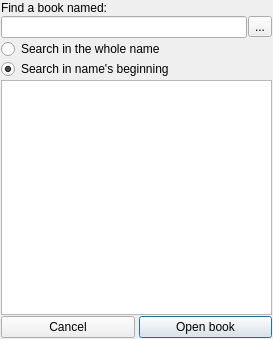
<?xml version="1.0" encoding="UTF-8"?>
<ui version="4.0">
 <class>bookfind</class>
 <widget class="QDialog" name="bookfind">
  <property name="geometry">
   <rect>
    <x>0</x>
    <y>0</y>
    <width>273</width>
    <height>339</height>
   </rect>
  </property>
  <property name="windowTitle">
   <string>find book by name</string>
  </property>
  <property name="layoutDirection">
   <enum>Qt::LeftToRight</enum>
  </property>
  <layout class="QVBoxLayout" name="verticalLayout">
   <property name="spacing">
    <number>1</number>
   </property>
   <property name="leftMargin">
    <number>1</number>
   </property>
   <property name="topMargin">
    <number>1</number>
   </property>
   <property name="rightMargin">
    <number>1</number>
   </property>
   <property name="bottomMargin">
    <number>1</number>
   </property>
   <item>
    <widget class="QLabel" name="label_3">
     <property name="text">
      <string>Find a book named:</string>
     </property>
    </widget>
   </item>
   <item>
    <widget class="QWidget" name="widget" native="true">
     <layout class="QHBoxLayout" name="horizontalLayout_2">
      <property name="spacing">
       <number>1</number>
      </property>
      <property name="leftMargin">
       <number>0</number>
      </property>
      <property name="topMargin">
       <number>0</number>
      </property>
      <property name="rightMargin">
       <number>0</number>
      </property>
      <property name="bottomMargin">
       <number>0</number>
      </property>
      <item>
       <widget class="QLineEdit" name="lineEdit">
        <property name="text">
         <string/>
        </property>
       </widget>
      </item>
      <item>
       <widget class="QToolButton" name="clearSearchBTN">
        <property name="text">
         <string>...</string>
        </property>
        <property name="icon">
         <iconset resource="../Orayta.qrc">
          <normaloff>:/Icons/edit-delete.png</normaloff>:/Icons/edit-delete.png</iconset>
        </property>
       </widget>
      </item>
     </layout>
    </widget>
   </item>
   <item>
    <widget class="QWidget" name="radioGRP" native="true">
     <layout class="QVBoxLayout" name="verticalLayout_2">
      <property name="spacing">
       <number>0</number>
      </property>
      <property name="leftMargin">
       <number>0</number>
      </property>
      <property name="topMargin">
       <number>0</number>
      </property>
      <property name="rightMargin">
       <number>0</number>
      </property>
      <property name="bottomMargin">
       <number>0</number>
      </property>
      <item>
       <widget class="QRadioButton" name="radioButton">
        <property name="text">
         <string>Search in the whole name</string>
        </property>
       </widget>
      </item>
      <item>
       <widget class="QRadioButton" name="radioButton_2">
        <property name="text">
         <string>Search in name's beginning</string>
        </property>
        <property name="checked">
         <bool>true</bool>
        </property>
       </widget>
      </item>
     </layout>
    </widget>
   </item>
   <item>
    <widget class="QListWidget" name="listWidget"/>
   </item>
   <item>
    <widget class="QWidget" name="buttonGRP" native="true">
     <layout class="QHBoxLayout" name="horizontalLayout">
      <property name="spacing">
       <number>4</number>
      </property>
      <property name="leftMargin">
       <number>0</number>
      </property>
      <property name="topMargin">
       <number>0</number>
      </property>
      <property name="rightMargin">
       <number>0</number>
      </property>
      <property name="bottomMargin">
       <number>0</number>
      </property>
      <item>
       <widget class="QPushButton" name="pushButton_2">
        <property name="layoutDirection">
         <enum>Qt::LeftToRight</enum>
        </property>
        <property name="text">
         <string>Cancel</string>
        </property>
        <property name="autoDefault">
         <bool>false</bool>
        </property>
       </widget>
      </item>
      <item>
       <widget class="QPushButton" name="pushButton">
        <property name="text">
         <string>Open book</string>
        </property>
       </widget>
      </item>
     </layout>
    </widget>
   </item>
  </layout>
 </widget>
 <resources>
  <include location="../Orayta.qrc"/>
 </resources>
 <connections/>
</ui>
